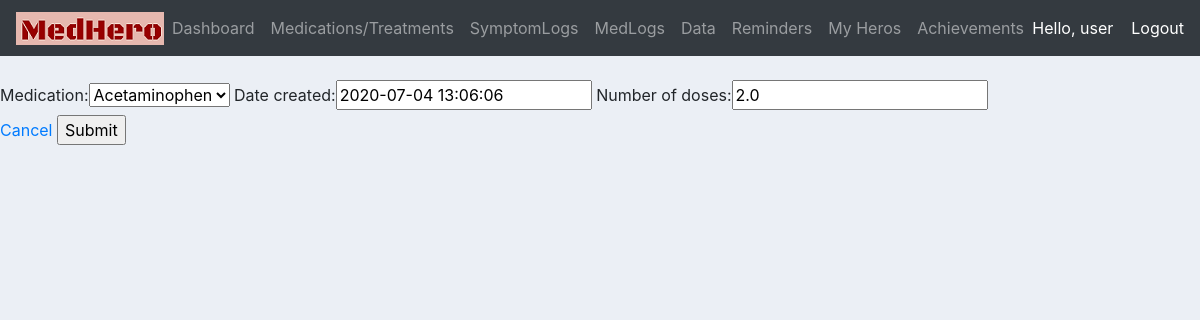
The app's page /update_medlog/5/ (signed in) with its own data.
### users/models.py (models this page shows, shortened)
class CustomerMedication(models.Model):
    medication = models.ForeignKey(Medication, null = True, on_delete=models.SET_NULL)
    treatment_for = models.CharField(max_length=200, null=True ,blank = True)
    dosage = models.CharField(max_length=200, null=True, blank = True)
    morning = models.BooleanField(default = False)
    midday = models.BooleanField(default = False)
    evening = models.BooleanField(default = False)
    bedtime = models.BooleanField(default = False)
    customer = models.ForeignKey(Customer, null = True, on_delete=models.SET_NULL)
    def __str__(self):
        if self.medication != None:
            return self.medication.name

class MedLog(models.Model):
    customer = models.ForeignKey(Customer, null = True, on_delete=models.SET_NULL)
    medication = models.ForeignKey(CustomerMedication, null = True, on_delete=models.SET_NULL)
    date_created = models.DateTimeField(default=timezone.now(),blank=True, null=True)
    number_of_doses = models.FloatField(null=True)

### users/views.py (the view)
# urls.py: path('update_medlog/<str:pk>/', views.updateMedlog, name="update_medlog"),
@login_required(login_url='login')
def updateMedlog(request, pk):
    Medlog = MedLog.objects.get(id=pk)
    form = MedlogForm(instance=Medlog)
    return_page = 'medlogs'
    if request.method == 'POST':
        form = MedlogForm(request.POST, instance=Medlog)
        if form.is_valid():
            form.save()
            return redirect('/medlogs')
    context = {'form': form, 'return_page': return_page}
    return render(request, 'users/update.html', context)

### users/forms.py
class MedlogForm(ModelForm):
    class Meta:
        model = MedLog
        fields = '__all__'
        exclude  = ('customer',)
    def __init__(self, *args, **kwargs):
        customer = kwargs.pop('customer', None)
        super(MedlogForm, self).__init__(*args, **kwargs)
        if customer != None:
            self.fields['medication'].queryset = customer.customermedication_set.all()

### users/templates/users/update.html (shortened to what this page needs)
{% extends 'users/main.html' %}
{% load static %}
{% block content %}
<br>
<form action = "" method="POST">
    {{form}}
    <br>
    <a href = "{% url return_page %}">Cancel</a>
    <input type="submit" name="Confirm" />
</form>
{% endblock %}

### users/templates/users/navbar.html (shortened to what this page needs)
{% load static %}
<nav class="navbar navbar-expand-lg navbar-dark bg-dark">
  <img src="{% static 'images/logo.png'%}" />
  <div class="collapse navbar-collapse" id="navbarNav">
    <ul class="navbar-nav">
      <li class="nav-item">
        <a class="nav-link" href="{% url 'home'%}">Dashboard </a>
      </li>
      <li class="nav-item">
        <a class="nav-link" href="{% url 'medications'%}">Medications/Treatments</a>
      </li>
      <li class="nav-item">
        <a class="nav-link" href="{% url 'symptomlogs'%}">SymptomLogs</a>
      </li>
      <li class="nav-item">
        <a class="nav-link" href="{% url 'medlogs'%}">MedLogs</a>
      </li>
      <li class="nav-item">
        <a class="nav-link" href="{% url 'data'%}">Data</a>
      </li>
      <li class="nav-item">
        <a class="nav-link" href="{% url 'medreminders'%}">Reminders</a>
      </li>
      <li class="nav-item">
        <a class="nav-link" href="{% url 'friends'%}">My Heros</a>
      </li>
      <li class="nav-item">
        <a class="nav-link" href="{% url 'achievements'%}">Achievements</a>
      </li>
    </ul>
  </div>
  <span class="hello-msg" style = "color:white">Hello, {{request.user}}  &nbsp &nbsp</span>
  <span ><a  class="hello-msg" style = "color:white" href="{% url 'logout' %}">Logout</a></span>
</nav>

### static/css/main.css (style rules this page uses)
body { background-color: #ebeff5; }

### static/css/footer.css (style rules this page uses)
html, body { height: 100%; }

### records on screen
CustomerMedication: medication "Acetaminophen"
MedLog: date_created "2020-07-04 13:06:06", number_of_doses "2.0"

### other values on screen
{{ request.user }} "user"
